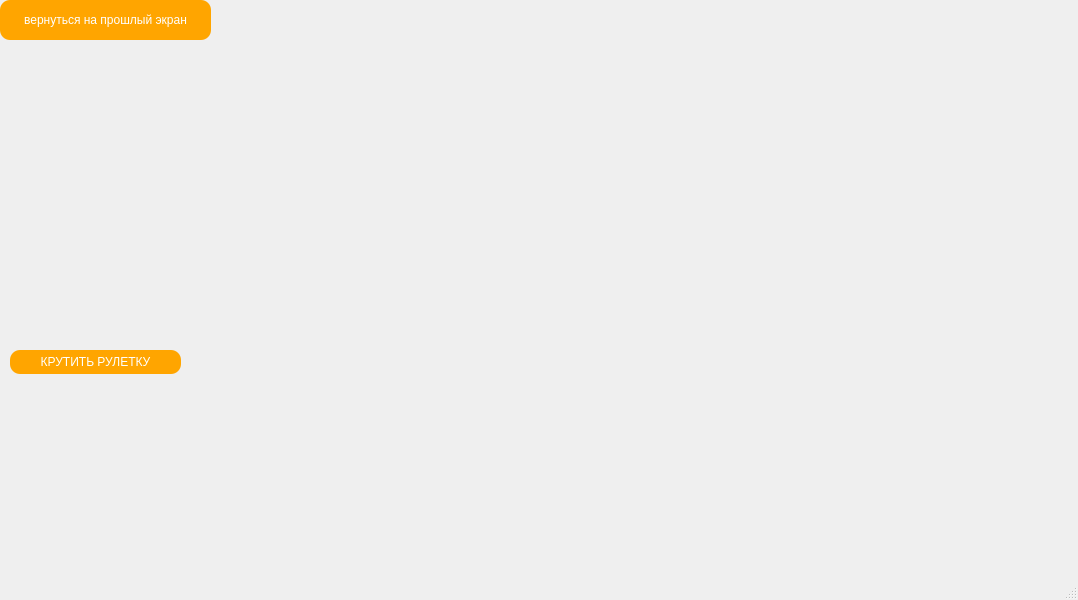
<?xml version="1.0" encoding="UTF-8"?>
<ui version="4.0">
 <class>RouletteGame</class>
 <widget class="QMainWindow" name="RouletteGame">
  <property name="geometry">
   <rect>
    <x>0</x>
    <y>0</y>
    <width>1078</width>
    <height>600</height>
   </rect>
  </property>
  <property name="windowTitle">
   <string>MainWindow</string>
  </property>
  <property name="styleSheet">
   <string notr="true">QMainWindow
{
	background-image: url(:/source/resource/images.jpg);
}</string>
  </property>
  <widget class="QWidget" name="centralwidget">
   <widget class="QPushButton" name="pushButton">
    <property name="geometry">
     <rect>
      <x>0</x>
      <y>0</y>
      <width>211</width>
      <height>40</height>
     </rect>
    </property>
    <property name="styleSheet">
     <string notr="true">QPushButton
{
border:none;
color:white;
background-color:orange;
font: 600 10.5pt &quot;Liberation Serif&quot;;
position: absolute;
border-radius: 10px;
}
QPushButton:Hover
{
    background-color:rgb(255,145,0);
	border-radius: 10px;
}
QPushButton:pressed
{
	background-color:rgb(0,12,0);
	color:rgb(0,255,0);
	border-radius: 10px;
	
}</string>
    </property>
    <property name="text">
     <string>вернуться на прошлый экран</string>
    </property>
   </widget>
   <widget class="QPushButton" name="pushButton_2">
    <property name="geometry">
     <rect>
      <x>10</x>
      <y>350</y>
      <width>171</width>
      <height>24</height>
     </rect>
    </property>
    <property name="styleSheet">
     <string notr="true">QPushButton
{
border:none;
color:white;
background-color:orange;
font: 600 10.5pt &quot;Liberation Serif&quot;;
position: absolute;
border-radius: 10px;
}
QPushButton:Hover
{
    background-color:rgb(255,145,0);
	border-radius: 10px;
}
QPushButton:pressed
{
	background-color:rgb(0,12,0);
	color:rgb(0,255,0);
	border-radius: 10px;
	
}</string>
    </property>
    <property name="text">
     <string>КРУТИТЬ РУЛЕТКУ</string>
    </property>
   </widget>
  </widget>
  <widget class="QMenuBar" name="menubar">
   <property name="geometry">
    <rect>
     <x>0</x>
     <y>0</y>
     <width>1078</width>
     <height>21</height>
    </rect>
   </property>
  </widget>
  <widget class="QStatusBar" name="statusbar"/>
 </widget>
 <resources/>
 <connections/>
</ui>
